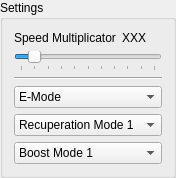
       <widget class="QGroupBox" name="groupBox_5">
        <property name="geometry">
         <rect>
          <x>670</x>
          <y>353</y>
          <width>150</width>
          <height>161</height>
         </rect>
        </property>
        <property name="styleSheet">
         <string notr="true">background:none;</string>
        </property>
        <property name="title">
         <string>Settings</string>
        </property>
        <layout class="QGridLayout" name="gridLayout_3">
         <item row="6" column="0">
          <widget class="Line" name="line">
           <property name="orientation">
            <enum>Qt::Horizontal</enum>
           </property>
          </widget>
         </item>
         <item row="0" column="0">
          <layout class="QHBoxLayout" name="horizontalLayout_9">
           <item>
            <widget class="QLabel" name="label_2">
             <property name="text">
              <string>Speed Multiplicator</string>
             </property>
            </widget>
           </item>
           <item>
            <widget class="QLabel" name="maxSpeedLabel">
             <property name="text">
              <string>XXX</string>
             </property>
            </widget>
           </item>
          </layout>
         </item>
         <item row="7" column="0">
          <layout class="QVBoxLayout" name="verticalLayout_5">
           <item>
            <widget class="QComboBox" name="modeComboBox">
             <item>
              <property name="text">
               <string>E-Mode</string>
              </property>
             </item>
             <item>
              <property name="text">
               <string>S-Mode</string>
              </property>
             </item>
            </widget>
           </item>
           <item>
            <widget class="QComboBox" name="recupComboBox">
             <item>
              <property name="text">
               <string>Recuperation Mode 1</string>
              </property>
             </item>
             <item>
              <property name="text">
               <string>Recuperation Mode 2</string>
              </property>
             </item>
            </widget>
           </item>
           <item>
            <widget class="QComboBox" name="boostComboBox">
             <item>
              <property name="text">
               <string>Boost Mode 1</string>
              </property>
             </item>
             <item>
              <property name="text">
               <string>Boost Mode 2</string>
              </property>
             </item>
            </widget>
           </item>
          </layout>
         </item>
         <item row="5" column="0">
          <widget class="QSlider" name="maxSpeedSlider">
           <property name="minimum">
            <number>0</number>
           </property>
           <property name="maximum">
            <number>10</number>
           </property>
           <property name="pageStep">
            <number>1</number>
           </property>
           <property name="value">
            <number>1</number>
           </property>
           <property name="sliderPosition">
            <number>1</number>
           </property>
           <property name="orientation">
            <enum>Qt::Horizontal</enum>
           </property>
           <property name="tickPosition">
            <enum>QSlider::TicksBelow</enum>
           </property>
           <property name="tickInterval">
            <number>1</number>
           </property>
          </widget>
         </item>
        </layout>
       </widget>
